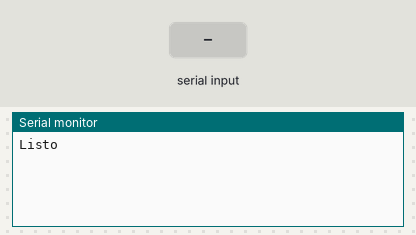
A sketch run on a simulated Arduino Uno, built with avr-gcc and run on an emulated ATmega328P. On the bench: the last lines printed to the serial monitor. Inputs (shaded band) come from the test bench.

Above: at 1.2 s.
1.3 s: "1" received over the second serial link
At 2.4 s:
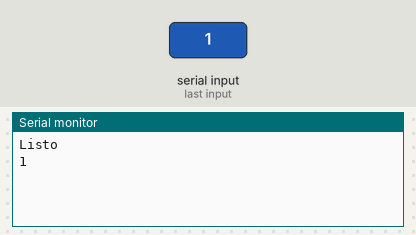
2.8 s: "0" received over the second serial link
At 3.5 s:
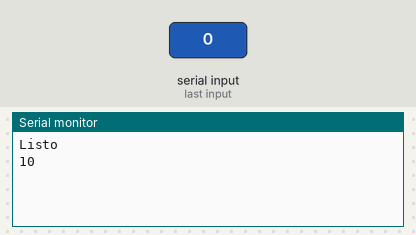

Measured:
- after the input at 1.3 s, the serial monitor: prints a new line at once (image 1)
- after the input at 2.8 s, the serial monitor: prints a new line at once (image 2)

The sketch:

bluetooth.ino
```cpp
#include <SoftwareSerial.h>

SoftwareSerial miBT(0,1);

void setup() {

  Serial.begin(9600);
  Serial.println("Listo");
  miBT.begin(38400);

}

void loop() {
  if(miBT.available())
  {
  Serial.write(miBT.read());    //LEE BT Y ENVIA A ARDUINO
  }

  if (Serial.available())
  {
    miBT.write(Serial.read()); //lee arduino y envia a BT
  }


}
```
